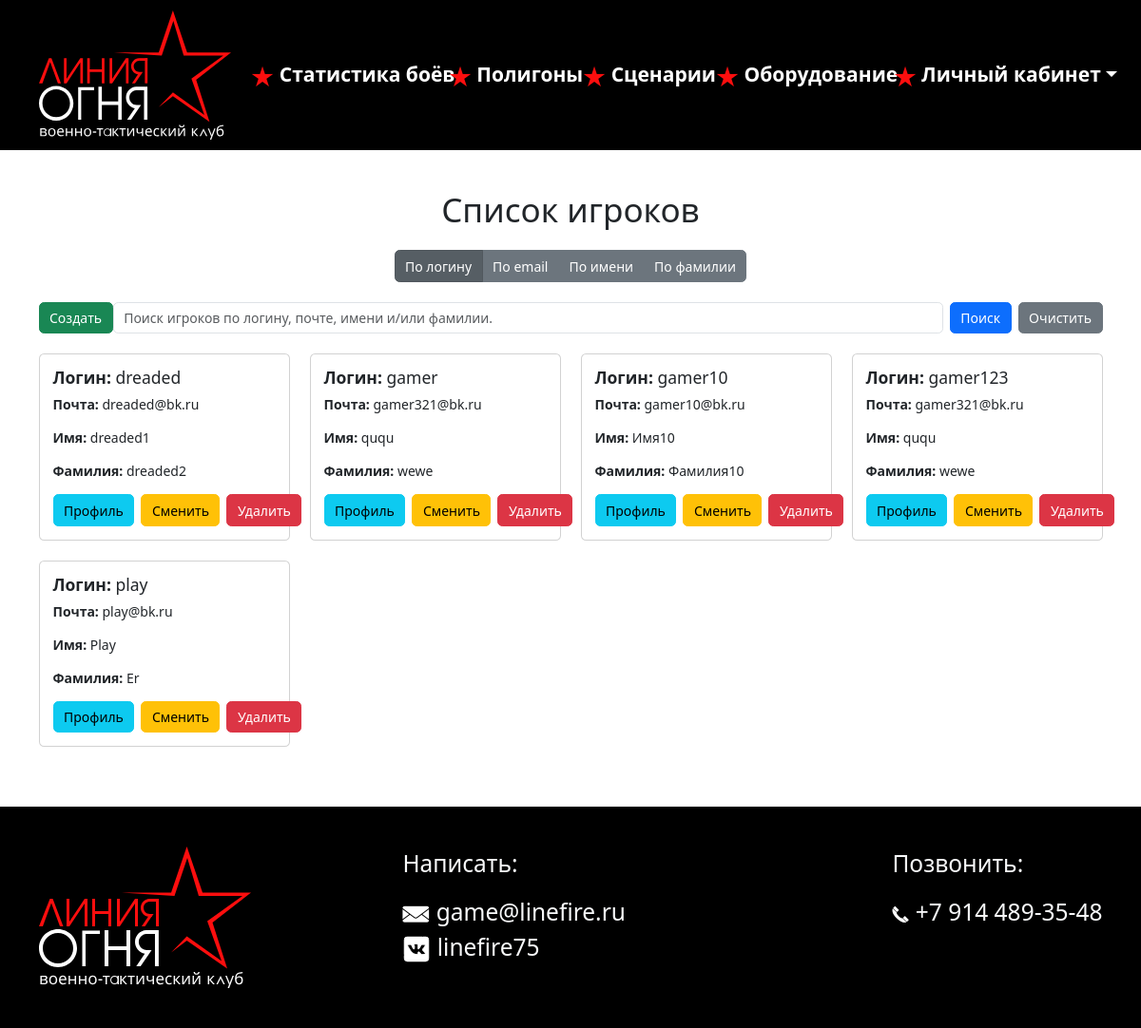
The app's page /players/ (signed in) with its own data.
### main/models.py (models this page shows, shortened)
class CustomUser(AbstractUser):
    USER_TYPE_CHOICES = (
        ('manager', 'Manager'),
        ('player', 'Player'),
    )
    user_type = models.CharField(max_length=10, choices=USER_TYPE_CHOICES)

### main/views.py (the view)
# urls.py: path('players/', player_list, name='player_list'),
@login_required
@user_passes_test(manager_required)
def player_list(request):
    sort_by = request.GET.get('sort_by', 'username')
    search_query = request.GET.get('search', '').strip()
    if sort_by not in ['username', 'email', 'first_name', 'last_name']:
        sort_by = 'username'
    search_terms = search_query.split()
    query = Q(user_type='player')
    if len(search_terms) == 1:
        query &= (Q(username__icontains=search_terms[0]) |
                  Q(email__icontains=search_terms[0]) |
                  Q(first_name__icontains=search_terms[0]) |
                  Q(last_name__icontains=search_terms[0]))
    elif len(search_terms) > 1:
        query &= (Q(first_name__icontains=search_terms[0], last_name__icontains=search_terms[1]) |
                  Q(last_name__icontains=search_terms[0], first_name__icontains=search_terms[1]))
    players = CustomUser.objects.filter(query).order_by(sort_by)
    return render(request, 'player_list.html', {
        'players': players,
        'sort_by': sort_by,
        'search_query': search_query,
    })

### main/forms.py
class ContactForm(forms.Form):
    name = forms.CharField(max_length=100)
    email = forms.EmailField()
    message = forms.CharField(widget=forms.Textarea)
    captcha = CaptchaField()

### main/context_processors.py (called while the page is built)
def contact_form(request):
    return {'contact_form': ContactForm()}

### main/templates/player_list.html (shortened to what this page needs)
{% load static %}
{% include 'layout/top.html' %}
{% include 'layout/navbar.html' %}
<div class="container pb-5 pt-5">
    <h1 class="text-center mb-4">Список игроков</h1>
    <div class="text-center mb-4">
        <div class="btn-group" role="group" aria-label="Сортировка">
            <a href="{% url 'main:player_list' %}?sort_by=username" class="btn btn-secondary {% if sort_by == 'username' %}active{% endif %}">По логину</a>
            <a href="{% url 'main:player_list' %}?sort_by=email" class="btn btn-secondary {% if sort_by == 'email' %}active{% endif %}">По email</a>
            <a href="{% url 'main:player_list' %}?sort_by=first_name" class="btn btn-secondary {% if sort_by == 'first_name' %}active{% endif %}">По имени</a>
            <a href="{% url 'main:player_list' %}?sort_by=last_name" class="btn btn-secondary {% if sort_by == 'last_name' %}active{% endif %}">По фамилии</a>
        </div>
    </div>
    <div class="text-center mb-4">
        <form method="GET" action="{% url 'main:player_list' %}" class="d-flex mb-4">
            <a href="{% url 'main:register_player' %}" class="btn btn-success">Создать</a>
        <input type="text" name="search" class="form-control me-2" placeholder="Поиск игроков по логину, почте, имени и/или фамилии." value="{{ search_query }}">
        <button type="submit" class="btn btn-primary me-2">Поиск</button>
        <a href="{% url 'main:player_list' %}" class="btn btn-secondary">Очистить</a>
        </form>
    </div>
    <div class="row">
        {% for player in players %}
        <div class="col-md-3 mb-4">
            <div class="card h-100">
                <div class="card-body">
                    <h5 class="card-title"><strong>Логин:</strong> {{ player.username }}</h5>
                    <p class="card-text"><strong>Почта:</strong> {{ player.email }}</p>
                    <p class="card-text"><strong>Имя:</strong> {{ player.first_name }}</p>
                    <p class="card-text"><strong>Фамилия:</strong> {{ player.last_name }}</p>
                    <div class="d-flex align-items-center gap-2">
                        <a href="{% url 'main:player_profile' player.pk %}" class="btn btn-info">Профиль</a>
                        <a href="{% url 'main:change_password' player.pk %}" class="btn btn-warning">Сменить</a>
                        <form method="post" action="{% url 'main:delete_player' player.pk %}" class="m-0">
                            <button type="submit" class="btn btn-danger" onclick="return confirm('Вы уверены, что хотите удалить этого игрока?');">Удалить</button>
                        </form>
                    </div>
                </div>
            </div>
        </div>
        {% empty %}
        <div class="col-12">
            <div class="alert alert-warning text-center" role="alert">
                Игроки не найдены.
            </div>
        </div>
        {% endfor %}
    </div>
</div>
{% include 'layout/footer.html' %}
{% include 'layout/bottom.html' %}

### main/static/main/css/application.css (style rules this page uses)
html, body { padding: 0; margin: 0; font-size: 14px; font-family: "Helvetica Neue",Helvetica,Arial,sans-serif; }
.btn-success { background: #FF0000; color: #FFFFFF; font-weight: bold; border: none; }

### records on screen
CustomUser: username "dreaded", email "dreaded@bk.ru", first_name "dreaded1", last_name "dreaded2"
CustomUser: username "gamer", email "gamer321@bk.ru", first_name "ququ", last_name "wewe"
CustomUser: username "gamer10", email "gamer10@bk.ru", first_name "Имя10", last_name "Фамилия10"
CustomUser: username "gamer123", email "gamer321@bk.ru", first_name "ququ", last_name "wewe"
CustomUser: username "play", email "play@bk.ru", first_name "Play", last_name "Er"
